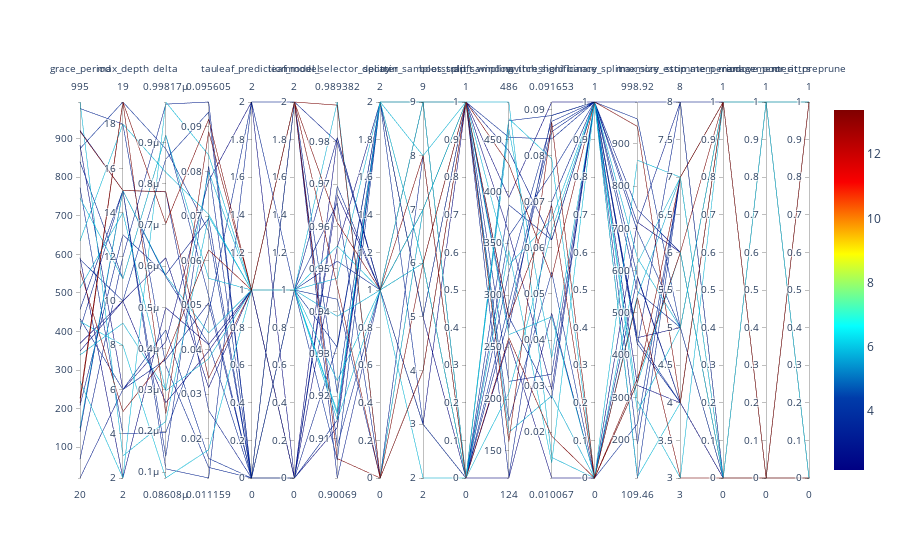

Notebook code for this chart:
### Markdown cell above
## Parallel Coordinates Plots

### Code cell
#| label: 024_parallel_plot
spot_tuner.parallel_plot()

### Figure 1 — Plotly figure (JSON) as saved in the notebook; plotly's stock layout.template omitted (floating-point values rounded to 4 significant figures)
{"data": [{"dimensions": [{"label": "grace_period", "range": [20, 995], "values": [140, 426, 921, 349, 69, 227, 635, 558, 883, 773, 746, 840, 457, 874, 150, 433, 587, 339, 271, 978, 591, 215, 405, 208, 20, 369, 919, 995, 513]}, {"label": "max_depth", "range": [2, 19], "values": [15, 8, 15, 10, 12, 19, 18, 5, 6, 4, 11, 11, 15, 19, 15, 6, 10, 9, 2, 18, 2, 19, 15, 13, 6, 10, 15, 3, 14]}, {"label": "delta", "range": [8.608e-08, 9.982e-07], "values": [7.802e-07, 8.608e-08, 5.744e-07, 6.203e-07, 9.93e-07, 2.421e-07, 8.277e-07, 3.791e-07, 4.164e-07, 1.963e-07, 9.179e-07, 9.179e-07, 1.083e-07, 8.847e-07, 5.773e-07, 4.451e-07, 8.596e-07, 3e-07, 9.982e-07, 3.586e-07, 4.994e-07, 7.033e-07, 1.383e-07, 5.793e-07, 3.733e-07, 2.687e-07, 7.806e-07, 2.233e-07, 2.977e-07]}, {"label": "tau", "range": [0.01116, 0.0956], "values": [0.02634, 0.01751, 0.04126, 0.03145, 0.0956, 0.08894, 0.07036, 0.06238, 0.07785, 0.04816, 0.056, 0.05206, 0.01116, 0.06655, 0.04372, 0.01554, 0.09333, 0.07991, 0.0837, 0.01354, 0.04111, 0.09171, 0.08115, 0.06945, 0.05049, 0.03966, 0.03354, 0.06991, 0.03794]}, {"label": "leaf_prediction", "range": [0, 2], "values": [0, 1, 0, 1, 0, 1, 1, 1, 2, 2, 1, 0, 2, 0, 1, 0, 0, 1, 1, 0, 1, 1, 0, 0, 0, 1, 1, 1, 1]}, {"label": "leaf_model", "range": [0, 2], "values": [2, 1, 1, 0, 0, 2, 1, 2, 0, 1, 1, 0, 2, 1, 1, 1, 2, 1, 1, 0, 0, 2, 1, 2, 1, 0, 2, 1, 1]}, {"label": "model_selector_decay", "range": [0.9007, 0.9894], "values": [0.9007, 0.9163, 0.9429, 0.9675, 0.9321, 0.9886, 0.9237, 0.9609, 0.9809, 0.9518, 0.9143, 0.9143, 0.9082, 0.9049, 0.9388, 0.9315, 0.9207, 0.9478, 0.9554, 0.9695, 0.9552, 0.9053, 0.9656, 0.9799, 0.981, 0.9126, 0.9459, 0.9158, 0.9894]}, {"label": "splitter", "range": [0, 2], "values": [1, 2, 0, 1, 2, 0, 1, 1, 1, 1, 1, 2, 1, 2, 1, 2, 2, 2, 1, 1, 2, 0, 0, 1, 1, 2, 0, 2, 0]}, {"label": "min_samples_split", "range": [2, 9], "values": [9, 6, 7, 6, 5, 4, 2, 8, 3, 9, 7, 5, 3, 9, 9, 9, 3, 9, 6, 7, 6, 6, 8, 9, 7, 5, 4, 8, 7]}, {"label": "bootstrap_sampling", "range": [0, 1], "values": [1, 0, 1, 0, 1, 1, 0, 0, 1, 0, 1, 1, 0, 0, 1, 0, 0, 0, 0, 1, 1, 1, 0, 1, 1, 0, 1, 1, 1]}, {"label": "drift_window_threshold", "range": [124, 486], "values": [439, 343, 179, 124, 217, 278, 470, 259, 394, 322, 329, 452, 278, 291, 168, 357, 468, 460, 206, 279, 360, 426, 387, 125, 268, 256, 159, 262, 486]}, {"label": "switch_significance", "range": [0.01007, 0.09165], "values": [0.0618, 0.01337, 0.05471, 0.0458, 0.03259, 0.06914, 0.07935, 0.01917, 0.09165, 0.08746, 0.06618, 0.08364, 0.08521, 0.08618, 0.02792, 0.07624, 0.08872, 0.03615, 0.06368, 0.02732, 0.02926, 0.05365, 0.06171, 0.06999, 0.08875, 0.01007, 0.08724, 0.04505, 0.01453]}, {"label": "binary_split", "range": [0, 1], "values": [1, 1, 0, 0, 1, 0, 0, 0, 1, 1, 1, 1, 1, 1, 0, 1, 1, 1, 1, 1, 1, 1, 1, 1, 1, 0, 0, 0, 0]}, {"label": "max_size", "range": [109.5, 998.9], "values": [710.8, 112.2, 237.9, 583.9, 744.3, 535.5, 861.1, 346.2, 441.4, 958.7, 291.5, 426.7, 190.3, 550.8, 540.9, 693.3, 109.5, 629.9, 266.4, 437.5, 328.6, 941.0, 424.4, 586.4, 998.9, 714.5, 334.7, 335.1, 618.2]}, {"label": "memory_estimate_period", "range": [3, 8], "values": [8, 4, 7, 4, 6, 3, 7, 6, 5, 5, 3, 4, 7, 5, 7, 5, 7, 5, 5, 4, 4, 4, 8, 4, 8, 6, 7, 6, 7]}, {"label": "stop_mem_management", "range": [0, 1], "values": [1, 1, 1, 0, 0, 0, 0, 1, 0, 1, 1, 1, 1, 0, 1, 1, 1, 1, 1, 1, 0, 1, 0, 1, 0, 0, 1, 0, 0]}, {"label": "remove_poor_attrs", "range": [0, 1], "values": [0, 1, 0, 1, 0, 0, 1, 0, 1, 1, 0, 0, 0, 0, 0, 1, 0, 1, 1, 0, 0, 0, 0, 0, 1, 0, 0, 1, 0]}, {"label": "merit_preprune", "range": [0, 1], "values": [0, 1, 0, 0, 0, 1, 0, 1, 1, 1, 1, 1, 0, 1, 1, 0, 0, 1, 1, 1, 1, 1, 1, 0, 0, 1, 0, 0, 0]}], "line": {"cmax": 13.37, "cmin": 2.171, "color": [3.062, 6.01, 3.623, 2.277, 3.201, 13.37, 5.954, 13.35, 2.253, 3.485, 5.905, 3.57, 3.431, 3.664, 5.76, 3.637, 3.573, 5.877, 5.956, 3.44, 2.256, 13.36, 3.372, 3.239, 3.118, 2.171, 13.36, 5.898, 5.849], "colorscale": [[0, "rgb(0,0,131)"], [0.2, "rgb(0,60,170)"], [0.4, "rgb(5,255,255)"], [0.6, "rgb(255,255,0)"], [0.8, "rgb(250,0,0)"], [1, "rgb(128,0,0)"]], "showscale": true}, "type": "parcoords"}], "layout": {}}
